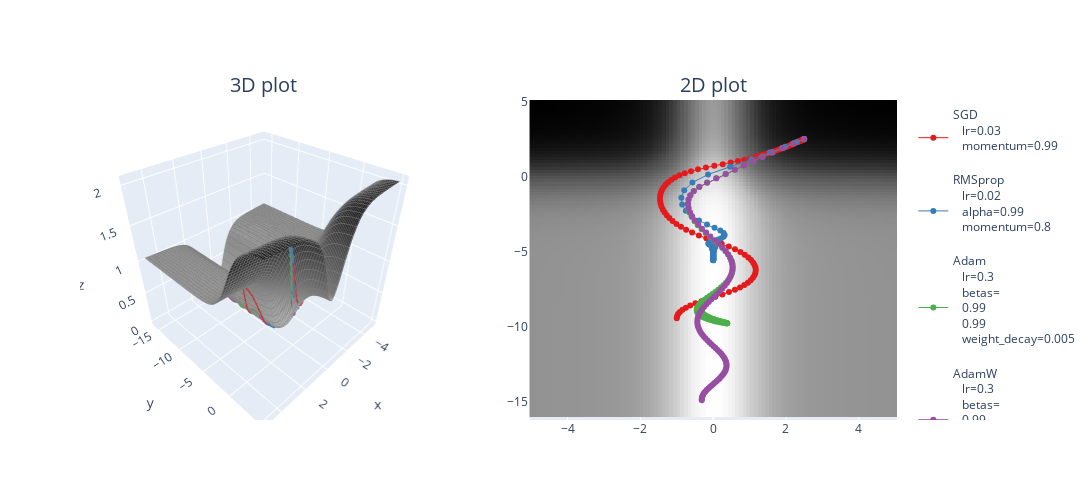

The code cell stored with this chart in its notebook:
### Code cell
points = []

optimizer_list = [
    (SGD, {"lr": 0.03, "momentum": 0.99}),
    (RMSprop, {"lr": 0.02, "alpha": 0.99, "momentum": 0.8}),
    (Adam, {"lr": 0.3, "betas": (0.99, 0.99), "weight_decay": 0.005}),
    (AdamW, {"lr": 0.3, "betas": (0.99, 0.99), "weight_decay": 0.005}),
]

for optimizer_class, params in optimizer_list:
    xy = t.tensor([2.5, 2.5], requires_grad=True)
    xys = opt_fn(pathological_curve_loss, xy=xy, optimizer_class=optimizer_class, optimizer_hyperparams=params)
    points.append((xys, optimizer_class, params))

plot_fn_with_points(pathological_curve_loss, points=points)
